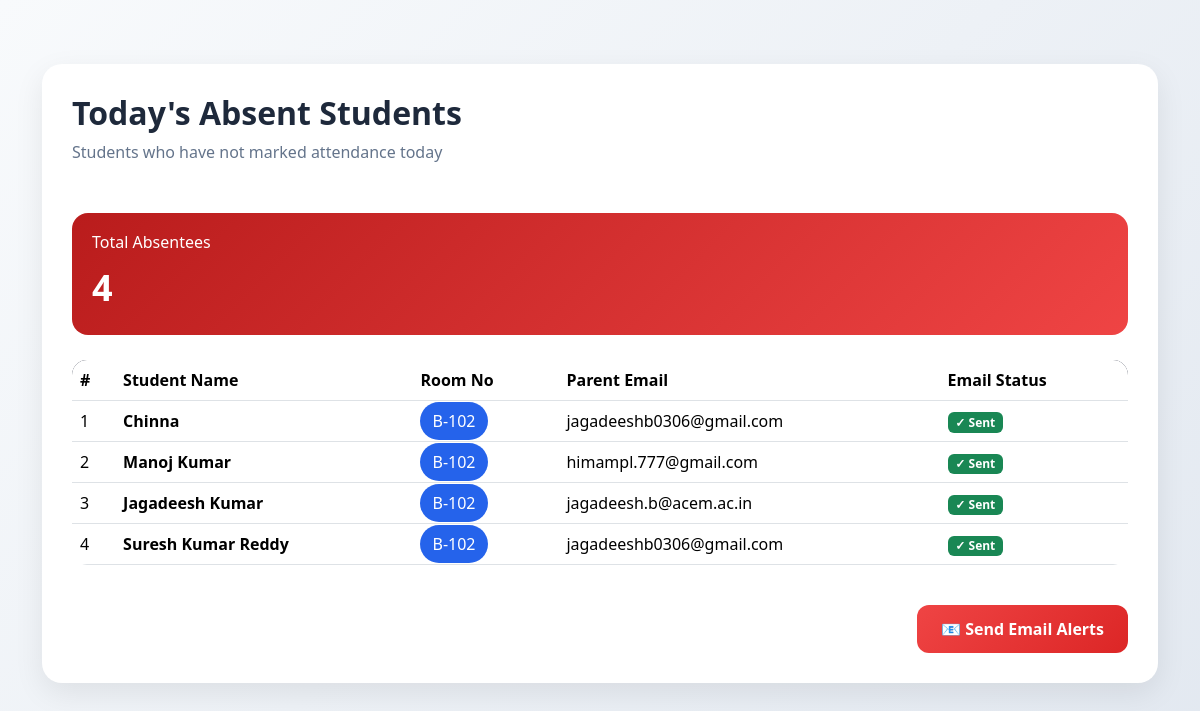
The app's page /absent-students/, older data.
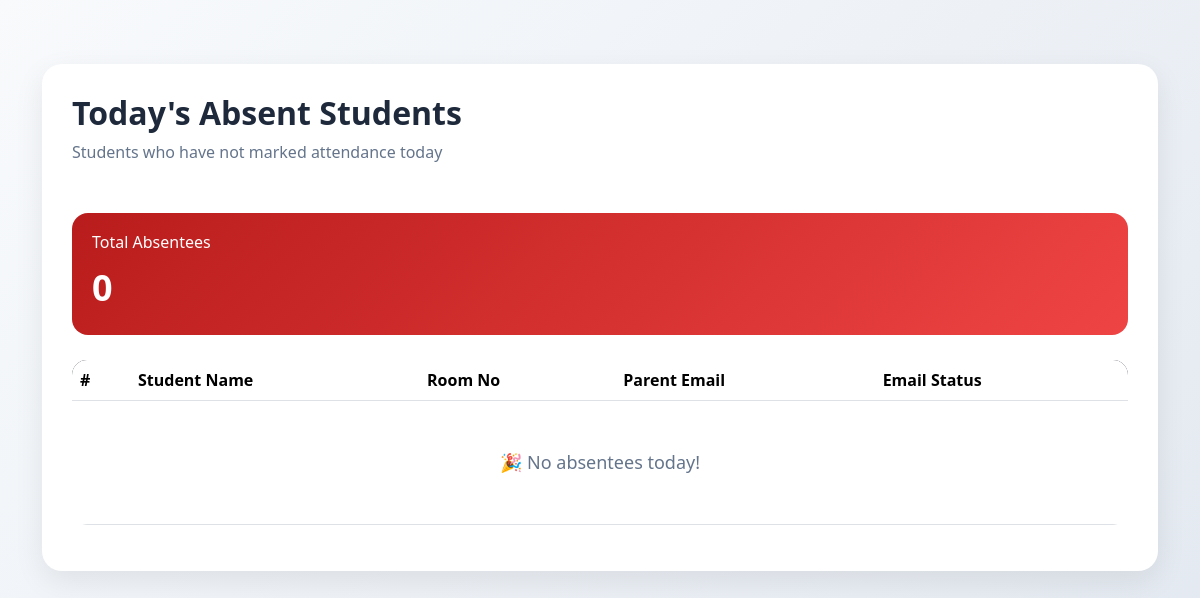
The same page, newer data.
### hostel/models.py (models this page shows, shortened)
class Student(models.Model):
    GENDER_CHOICES = [
        ('Male', 'Male'),
        ('Female', 'Female'),
        ('Other', 'Other'),
    ]
    user = models.OneToOneField(
        User,
        on_delete=models.CASCADE
    )
    name = models.CharField(max_length=100)
    email = models.EmailField(
        unique=True
    )
    phone = models.CharField(max_length=15)
    gender = models.CharField(
        max_length=10,
        choices=GENDER_CHOICES
    )
    address = models.TextField()
    room = models.ForeignKey(
    Room,
    on_delete=models.SET_NULL,
    null=True,
    blank=True
)
    rent_price = models.DecimalField(
        max_digits=8,
        decimal_places=2,
        default=3000.00
    )
    rent_status = models.BooleanField(
        default=False
    )
    photo = models.ImageField(
        upload_to='student_photos/',
        blank=True,
        null=True
    )
    parent_name = models.CharField(
        max_length=100,
        blank=True,
        null=True
    )
    parent_phone = models.CharField(
        max_length=15,
        blank=True,
        null=True
    )
    parent_email = models.EmailField(
        blank=True,
        null=True
    )
    join_date = models.DateField(
        auto_now_add=True
    )
    created_at = models.DateTimeField(
        auto_now_add=True
    )
    updated_at = models.DateTimeField(
        auto_now=True
    )

class Room(models.Model):
    room_number = models.CharField(
        max_length=10,
        unique=True
    )
    capacity = models.IntegerField(
        default=4
    )

### hostel/views.py (the view)
def absent_students(request):
    today = date.today()
    present_users = Attendance.objects.filter(
        date=today
    ).values_list(
        'student_id',
        flat=True
    )
    absentees = Student.objects.exclude(
        user_id__in=present_users
    )
    for student in absentees:
        student.email_sent = AttendanceNotification.objects.filter(
            student=student,
            date=today
        ).exists()
    return render(
        request,
        'absent_students.html',
        {
            'absentees': absentees
        }
    )

### templates/absent_students.html (shortened to what this page needs)
<!DOCTYPE html>
<html lang="en">
<head>
    <link href="https://cdn.jsdelivr.net/npm/bootstrap@5.3.3/dist/css/bootstrap.min.css" rel="stylesheet">
</head>
<body>
<div class="container py-4">
    <div class="dashboard-card">
        <div class="d-flex justify-content-between align-items-center mb-4">
            <div>
                <h2 class="page-title">Today's Absent Students</h2>
                <p class="subtitle">
                    Students who have not marked attendance today
                </p>
            </div>
        </div>
        <div class="stats-card">
            <h6>Total Absentees</h6>
            <div class="stats-number">
                {{ absentees|length }}
            </div>
        </div>
        <div class="table-responsive">
            <table class="table table-hover align-middle">
                <thead>
                    <tr>
                        <th>#</th>
                        <th>Student Name</th>
                        <th>Room No</th>
                        <th>Parent Email</th>
                        <th>Email Status</th>
                    </tr>
                </thead>
                <tbody>
                    {% for student in absentees %}
                    <tr>
                        <td>{{ forloop.counter }}</td>
                        <td>
                            <strong>{{ student.name }}</strong>
                        </td>
                        <td>
                           <span class="badge-room">
                            {{ student.room.room_number|default:"N/A" }}
                            </span>
                        </td>
                        <td>
                            {{ student.parent_email }}
                        </td>
                        <td>
                            {% if student.email_sent %}
                                <span class="badge bg-success">
                                    ✓ Sent
                                </span>
                            {% else %}
                                <span class="badge bg-warning text-dark">
                                    Pending
                                </span>
                            {% endif %}
                        </td>
                    </tr>
                    {% empty %}
                    <tr>
                        <td colspan="5">
                            <div class="empty-state">
                                🎉 No absentees today!
                            </div>
                        </td>
                    </tr>
                    {% endfor %}
                </tbody>
            </table>
        </div>
        {% if absentees %}
        <div class="text-end mt-4">
            <a href="{% url 'send_absent_notifications' %}"
               class="btn btn-alert">
                📧 Send Email Alerts
            </a>
        </div>
        {% endif %}
    </div>
</div>
</body>
</html>

Row changes from the older to the newer data that the page shows:
removed Student: name "Chinna", room.room_number "B-102", parent_email "jagadeeshb0306@gmail.com", shows "✓ Sent"
removed Student: name "Manoj Kumar", room.room_number "B-102", parent_email "himampl.777@gmail.com", shows "✓ Sent"
removed Student: name "Jagadeesh Kumar", room.room_number "B-102", parent_email "jagadeesh.b@acem.ac.in", shows "✓ Sent"
removed Student: name "Suresh Kumar Reddy", room.room_number "B-102", parent_email "jagadeeshb0306@gmail.com", shows "✓ Sent"
Text that changed along with them:
{{ absentees|length }}: "4" → "0"
text no longer shown: "📧 Send Email Alerts"
text now shown: "🎉 No absentees today!"
